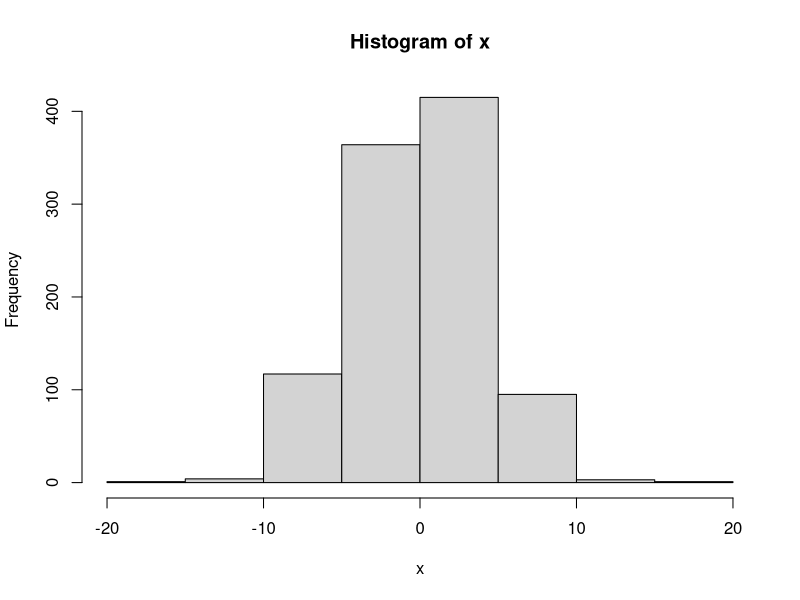
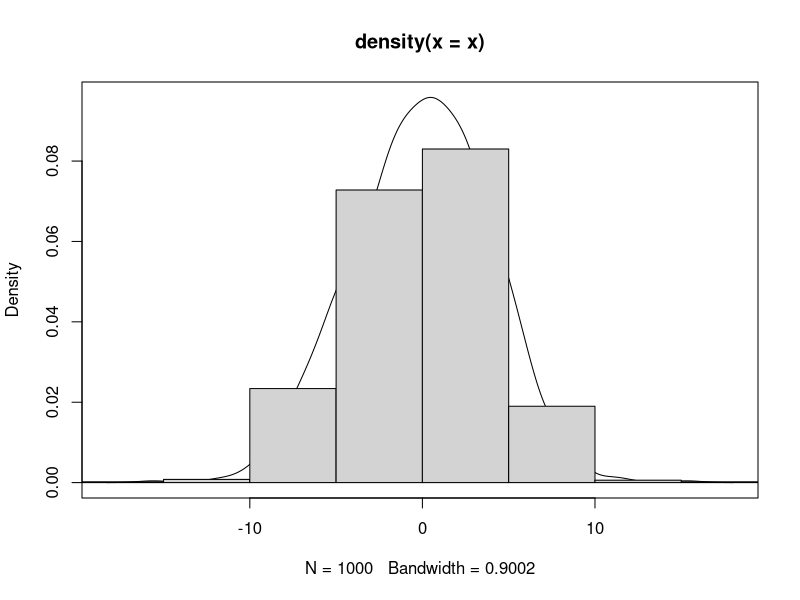
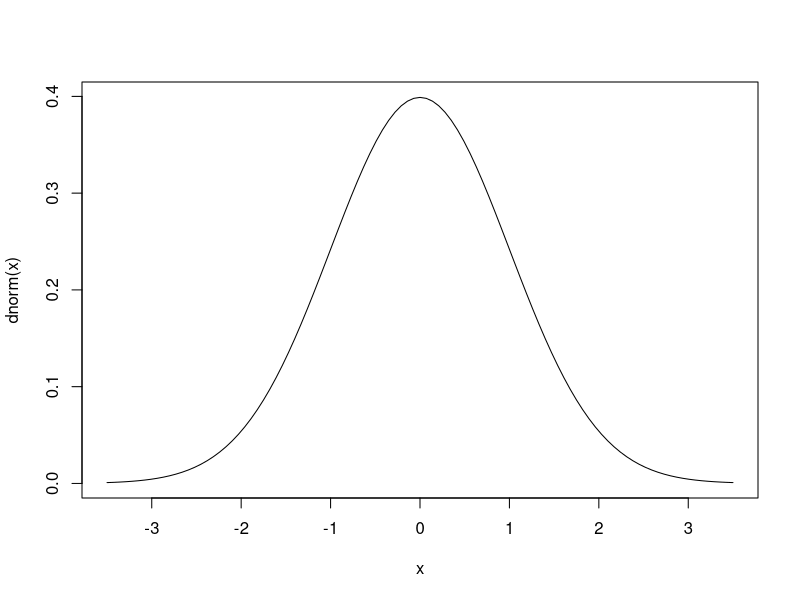
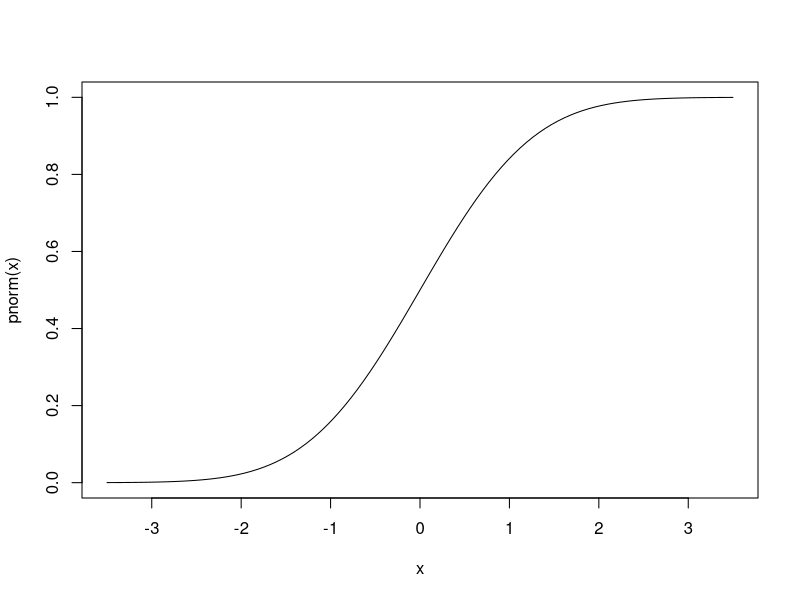
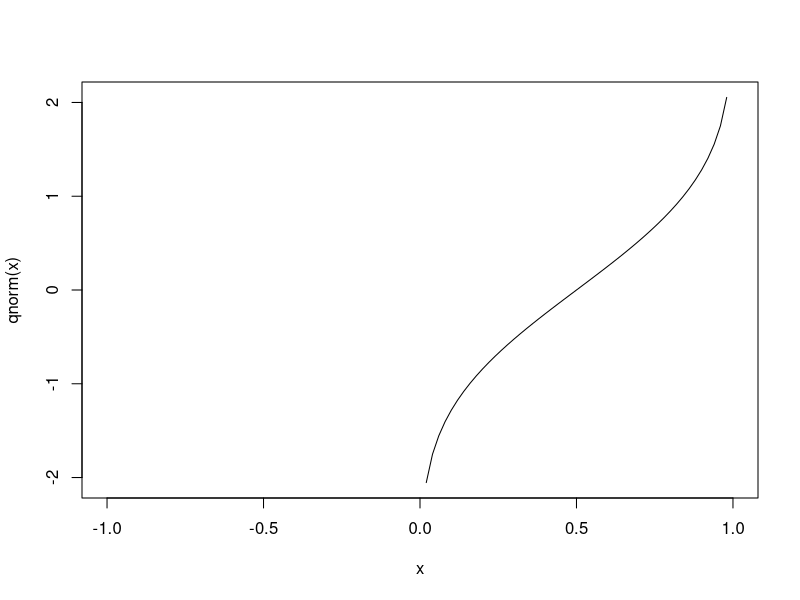
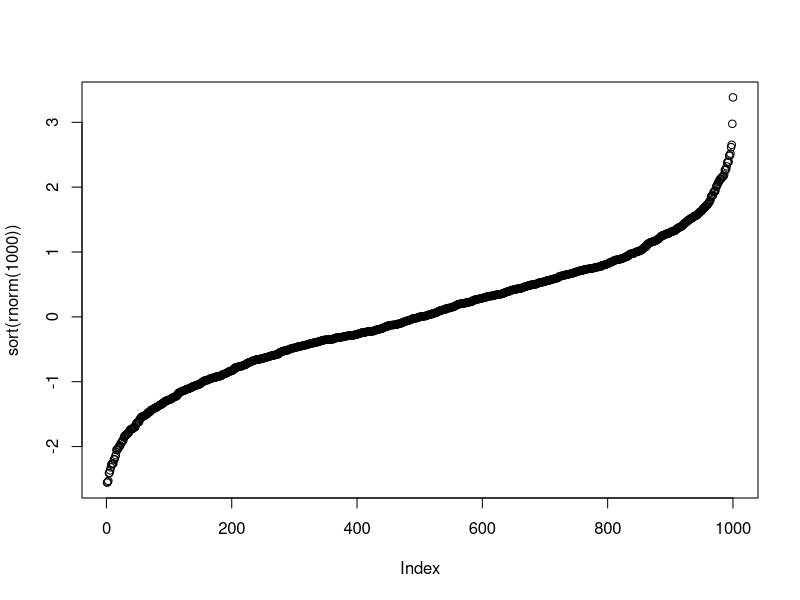
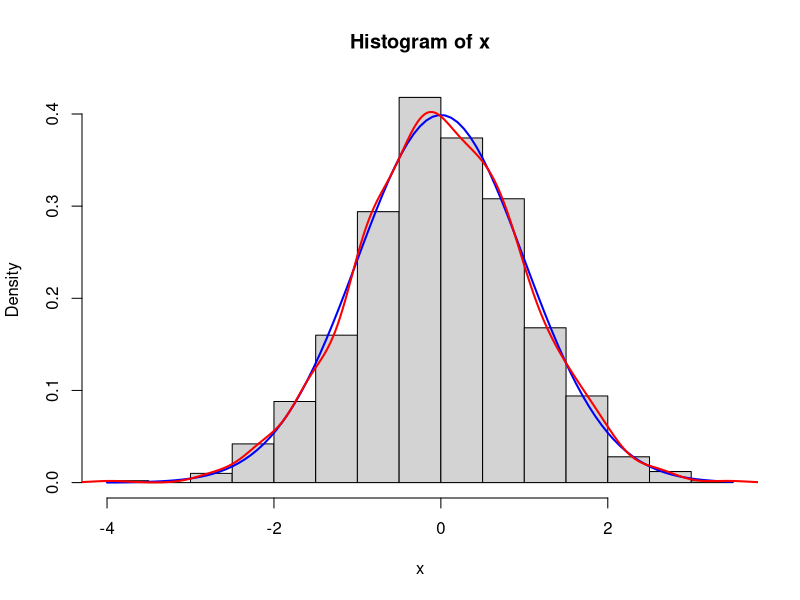
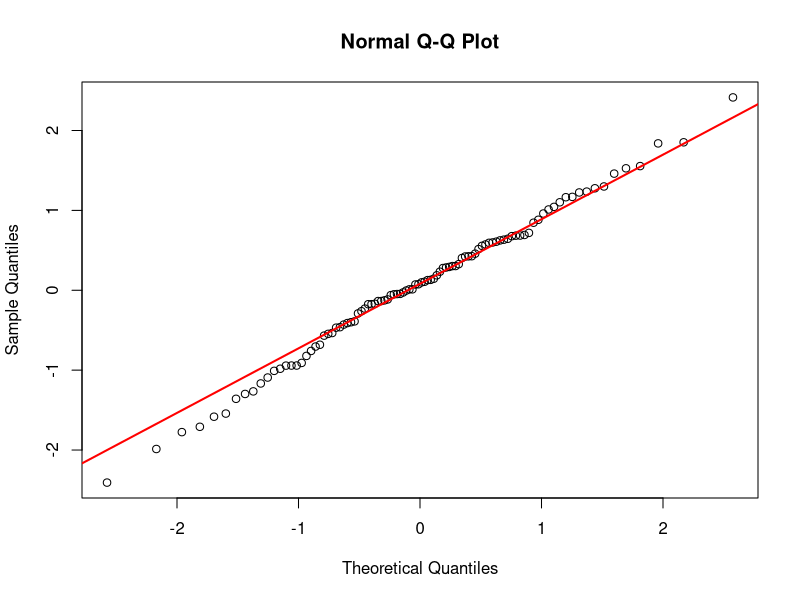

Generate these figures, in order, with R: (Note: this script raises an error after producing the figures.)
## Números aleatorios en R
 
# Podemos ver la lista de distribuciones incluidas en el paquete stats:
?Distributions
 
## Distibución Normal o Gaussiana
?Normal # o
?dnorm  # o
?rnorm  # etc...
# En la ayuda de R se pueden ver las cuatro funciones incluidas para la
# distribución normal:
# dnorm : Función de Densidad de Probabilidad (PDF en inglés).
# pnorm : Función de Distribución de Probabilidad (CDF en inglés; probabilidad acumulada).
# qnorm : Función de Cuantiles.
# rnorm : Generador aleatorio de números con distribución normal.
 
# Las cuatro funciones tienen argumentos que especifican los parámetros
# de la distribución: mean y sd (mu y sigma). Tienen los valores por
# defecto 0 y 1 (lo que se denota por la presencia de los "=").
# Otros parámetros varían ya que son específicos de cada función.
 
# Para crear 1000 números aleatorios con promedio 0 y desvío estándar 1:
x <- rnorm(1000, mean=0, sd=4)
# Claro está que el promedio es de la población y no de cada número en sí...
# Para corroborar que el generador funciona bien:
mean(x)  # Debería ser cercano a 0
sd(x)    # y este cercano a 1
 
# De acuerdo a la ley fuerte de los grandes números (?), cuánto mayor
# es la cantidad de elementos de x, más cercanos a 0 y 1 son estos
# valores... invitamos al usuario a que explore lo que ocurre con rnorm.
 
# Podemos hacer un resumen de los números generados:
summary(x)
# O un histograma:
hist(x)
# O una curva de densidad:
dens <- density(x)
plot(dens)
# O ambos...
hist(x, freq=FALSE, add=TRUE)
# Nótese el uso de los argumentos "freq" y "add" para cambiar las
# opciones por defecto (así grafica densidades y no borra el gráfico
# anterior). En esta parte no voy a profundizar en lo que refiere
# a herramientas gráficas, pero se retomará el tema más adelante.
 
## Sobre las otras tres funciones:
# dnorm es la función con forma de campana que la mayoría conocemos:
curve(dnorm(x), from=-3.5, to=3.5)
 
# pnorm es la función que describe P(Y <= X) (probabilidad de que Y sea
# menor o igual a X, siendo X un cuantil e Y una variable aleatoria
# tomada de una distribución normal:
curve(pnorm(x), from=-3.5, to=3.5)
# Naturalmente Y está entre 0 y 1
 
# qnorm matemáticamente es la función inversa a pnorm (f^-1(x), no 1/f(x)).
curve(qnorm(x), from=-1, to=1)
# Se paree a:
plot(sort(rnorm(1e3)))
 
# Puedo combinar dnorm y rnorm para hacer un lindo gráfico:
x <- rnorm(1000)
hist(x, freq=FALSE)
curve(dnorm(x), add=TRUE, col='blue', lwd=2)
lines(density(x), col='red', lwd=2)
 
# La función qqnorm sirve para comparar los cuantiles de un vector
# cualquiera con la distribución de cuantiles esperada para una
# distribución normal:
?qqnorm
 
# Ejemplo:
x <- rnorm(100)
qqnorm(x)
# Usando qqline agregamos una recta que pasa por el primer y tercer
# cuartiles (correspondientes a los percentiles 25% y 75%). 
qqline(x, col='red', lwd=2)
# ¿Qué pasa si hago una prueba similar con un x generado con runif?
# Comparar con la curva de pnorm, ¿Se parecen?¿Tiene lógica?
 
 
 
####################################################
## Distribución Uniforme
?Uniform  # o
?dunif
 
# Cómo dice el nombre, la distribución uniforme es equiprobable para
# todos los valores incluídos en un intervalo dado. Por lo tanto sólo
# necesita un mínimo y un máximo como parámetros.
# Al igual que todos los generadores de números de "stats", el primer
# argumento es el número de elementos, mientras que los otros dos son
# el mín. y máx. mencionados. Para tomar mil valores aleatorios con
# distribución U(0,1):
x <- runif(1000, 0, 1)
hist(x)  # Bastante horizontal, ¿no?
 
 
 
####################################################
## Muestreos aleatorios
?sample
 
# La función sample hace muestreos de los elementos contenidos en el
# primer argumento. Por defecto muestrea sin reposición todos los
# elementos posibles:
sample(1:5)
 
# En la ayuda se pueden ver varios argumentos para modificar este
# comportamiento:
sample(1:5, replace=TRUE)  # con reposición
sample(1:5, 2)             # muestrea sólo dos valores, sin reposición
sample(1:5, size=2)        # ídem
sample(1:5, 2, replace=TRUE) # los anteriores combinados
 
# Los mismos resultados se pueden obtener si usamos vectores "character":
sample(c('Juan', 'Mauro', 'Arnold', 'Bill Dance'), 3, replace=TRUE)
sample(letters, 4)
 
# Algo que puede confundir: si le damos solamente un número como entrada,
# puede tener comportamientos inesperados:
sample(10)     # idéntico a pedir "sample(1:10)"
sample(10.3)   # redondea 10.3 --> 10, así que es igual que el anterior
               # es idéntico a pedir: sample(floor(10.3))
sample(-10.3)  # el comportamiento es distinto ahora, por ser negativo
 
# Otra opción útil puede ser usar el argumento "prob" de la función.
# Este argumento permite asignar distintos valores de peso a cada
# uno de los elementos del vector a muestrear.
# Por ejemplo, si queremos muestrear los valores 5 10 y 15 pero de tal
# forma que el valor 5 sea 3 veces más frecuente que el 15, y que el
# el 10 sea 2 veces más frecuente que el 15, entonces podemos ingresar
muestreo <- sample(c(5, 10, 15), size=6000, prob=c(3, 2, 1), replace=FALSE)
x <- table(muestreo)
x  # x tiene por nombres los valores 5 10 y 15
x['5'] / x['15']  # ¿Es el valor que esperábamos?
x['5'] / x['10']  # ¿Es el valor que esperábamos?
# las comillas indican el nombre del elemento
# en el resultado el 5 indica el nombre del elemento, de forma similar
# a cuando pedimos que muestre x.
 
# Nótese que:
# prob es un sólo argumento, pero eso no equivale a un sólo número, si no
# a un sólo objeto (en este caso un vector, con tres elementos).
# prob puede aceptar valores decimales, incluso pueden asignarse
# probabilidades, aunque da error si alguno es negativo.
# Internamente los valores son siempre convertidos a un valor
# de probabilidad (entre 0 y 1); si el usuario ingresa lo siguigente:
# prob=c(A, B, C)
# Entonces transforma los valores así:
# a = A / (A + B + C)
# b = B / (A + B + C)
# c = C / (A + B + C)
# Y utiliza a, b y c como las probabilidades de que sean muestreados
# los elementos correspondiente del vector a muestrear.
 
 
####################################################
## Semillas
 
# Los números aleatorios generados por computadora, no son verdaderamente
# aleatorios. Los algoritmos internos necesarios son determinísticos
# en último término, pero producen secuencias de valores que aproximan
# propiedades estadísticas aceptablemente similares a las esperadas
# por la distribución uniforme.
# Ver:
# http://www.random.org/;
# http://en.wikipedia.org/wiki/Pseudorandom_number_generator).
?Random
?RNG/
# También existe un paquete llamado "random", para la generación de
# números verdaderamente aleatorios (aunque en muchos casos no son
# necesarios).
 
# Las simulaciones que usan métodos Monte Carlo pueden ser sensibles a
# los problemas. Para el uso de R existe al menos un libro relacionado:
# http://books.google.com/books/about/Introducing_Monte_Carlo_Methods_with_R.html?id=WIjMyiEiHCsC
 
# Las secuencias generadas por estos algoritmos dependen del valor
# inicial llamado "semilla". Si ingresamos una semilla manualmente
# podemos repetir el resultado de cualquiera de las funciones basadas
# en generadores de números aleatorios (como rnorm, runif y sample):
set.seed(1)  # se puede usar cualquier otro número
sample(10)
# 3  4  5  7  2  8  9  6 10  1
# si ejecutamos de vuelta el comando, va a ser distinto
sample(10)
# a menos que volvamos a "plantar" la misma "semilla":
set.seed(1)
sample(10)
 
# Se obtendrán resultados análogos si usamos rnorm, runif u otros
# generadores de números aleatorios.
 
# Esto puede ser útil si queremos que nuestros resultados sean
# reproducibles *exactamente* en otro momento o lugar.
